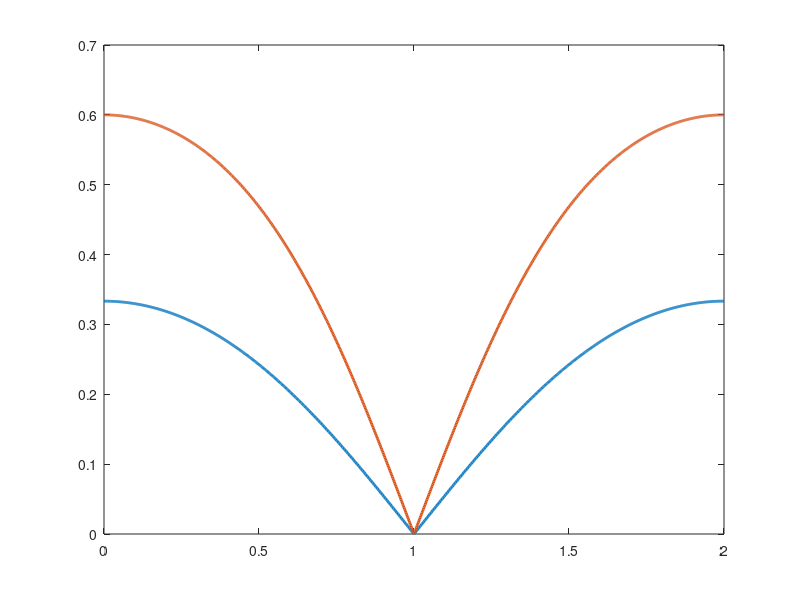

Write the MATLAB code that produced this figure. (Note: this script raises an error after producing the figure.)
%% Problem nr.1
Z0 = 50;
ZL1 = 100;
ZL2 = 200;
Zc1 = sqrt(Z0*ZL1); % ZC1 = 70.7107
Zc2 = sqrt(Z0*ZL2); % ZC2 = 100
c = 3e8;
F0 = 5e9;
f = 0:10e6:10e9; %Range from [0, 2*f0]

lambda0 = c./F0;
L = lambda0/4;
lamda = c./f;
K = (2*pi)./(lamda);

GammaB1 = (ZL1-Zc1)/(ZL1+Zc1);
GammaA1 = GammaB1*exp(-2i*K*L);
ZA1 = Zc1*(1+GammaA1)./(1-GammaA1);
GammaA_minus1 = (ZA1 -Z0)./(ZA1 +Z0);

GammaB2 = (ZL2-Zc2)/(ZL2+Zc2);
GammaA2 = GammaB2*exp(-2i*K*L);
ZA2 = Zc2*(1+GammaA2)./(1-GammaA2);
GammaA_minus2 = (ZA2 -Z0)./(ZA2 +Z0);

plot(f/F0, abs(GammaA_minus1), 'linewidth', 2); hold on;
plot(f/F0, abs(GammaA_minus2), 'linewidth', 2); hold off;
yline(0.1, 'LineWidth', 2); % 20log(S_{11}(f)) < -20dB
legend('ZL1 = 100 ohms and ZC1 = 70.7107',...
'ZL2 = 200 ohms and ZC2 = 100', '20log(S_{11}(f)) < -20dB');
grid on; xlabel('Frequency f/f0'); ylabel('S_{11}(f)');
title('S_{11}(f) as function of f/f0')


%% Problem nr.2
Z0 = 50;
ZR1 = 50;
ZL = 100;
ZR2 = 100;
ZC1 = 60;
ZC2 = 84;
c = 3e8;
F0 = 5e9;
f = 0:10e6:10e9; %Range from [0, 2*f0]

lambda0 = c./F0;
lamda = c./f;
L1 = lambda0/4;
K1 = (2*pi)./(lamda);
L2 = lambda0/4;
K2 = (2*pi)./(lamda);

%For Section L1
A1 = cos(K1*L1);
B1 = 1i*ZC1*(sin(K1*L1));
C1 = 1i*(1/ZC1)*(sin(K1*L1));
D1 = cos(K1*L1);

%For Section L2
A2 = cos(K2*L2);
B2 = 1i*ZC2*(sin(K2*L2));
C2 = 1i*(1/ZC2)*(sin(K2*L2));
D2 = cos(K2*L2);

Atot = A1.*A2+B1.*C2;
Btot = A1.*B2+B1.*D2;
Ctot = C1.*A2+D1.*C2;
Dtot = C1.*B2+D1.*D2;
ABCD_Total = [Atot Btot; Ctot Dtot];
Total = [A1 B1; C1 D1].*[A2 B2; C2 D2];

S_11_num = (ZR2.*Atot+Btot-ZR1.*ZR2.*Ctot-ZR1.*Dtot);
S_11_den = (ZR2.*Atot+Btot+ZR1.*ZR2.*Ctot+ZR1.*Dtot);
S_11 = S_11_num./S_11_den;

plot(f/F0, abs(S_11), 'linewidth', 2);
yline(0.1, 'LineWidth', 2); % 20log(S_{11}(f)) < -20dB
grid on; xlabel('Frequency f/f0'); ylabel('S_{11}(f)');
title('S_{11}(f) as function of f/f0')
